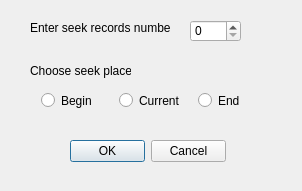
<?xml version="1.0" encoding="UTF-8"?>
<ui version="4.0">
 <class>SeekDialog</class>
 <widget class="QWidget" name="SeekDialog">
  <property name="geometry">
   <rect>
    <x>0</x>
    <y>0</y>
    <width>302</width>
    <height>191</height>
   </rect>
  </property>
  <property name="maximumSize">
   <size>
    <width>319</width>
    <height>191</height>
   </size>
  </property>
  <property name="windowTitle">
   <string>SeekDialog</string>
  </property>
  <widget class="QLabel" name="label">
   <property name="geometry">
    <rect>
     <x>30</x>
     <y>20</y>
     <width>141</width>
     <height>16</height>
    </rect>
   </property>
   <property name="text">
    <string>Enter seek records number:</string>
   </property>
  </widget>
  <widget class="QLabel" name="label_2">
   <property name="geometry">
    <rect>
     <x>30</x>
     <y>60</y>
     <width>101</width>
     <height>21</height>
    </rect>
   </property>
   <property name="text">
    <string>Choose seek place:</string>
   </property>
  </widget>
  <widget class="QSpinBox" name="spinBox">
   <property name="geometry">
    <rect>
     <x>190</x>
     <y>20</y>
     <width>51</width>
     <height>22</height>
    </rect>
   </property>
  </widget>
  <widget class="QDialogButtonBox" name="buttonBox">
   <property name="geometry">
    <rect>
     <x>70</x>
     <y>140</y>
     <width>156</width>
     <height>23</height>
    </rect>
   </property>
   <property name="standardButtons">
    <set>QDialogButtonBox::Cancel|QDialogButtonBox::Ok</set>
   </property>
  </widget>
  <widget class="QWidget" name="">
   <property name="geometry">
    <rect>
     <x>30</x>
     <y>80</y>
     <width>251</width>
     <height>41</height>
    </rect>
   </property>
   <layout class="QHBoxLayout" name="horizontalLayout">
    <item>
     <widget class="QRadioButton" name="radioButtonBegin">
      <property name="text">
       <string>Begin</string>
      </property>
     </widget>
    </item>
    <item>
     <widget class="QRadioButton" name="radioButtonCur">
      <property name="text">
       <string>Current</string>
      </property>
     </widget>
    </item>
    <item>
     <widget class="QRadioButton" name="radioButtonEnd">
      <property name="text">
       <string>End</string>
      </property>
     </widget>
    </item>
   </layout>
  </widget>
 </widget>
 <layoutdefault spacing="6" margin="11"/>
 <resources/>
 <connections>
  <connection>
   <sender>buttonBox</sender>
   <signal>rejected()</signal>
   <receiver>SeekDialog</receiver>
   <slot>close()</slot>
   <hints>
    <hint type="sourcelabel">
     <x>147</x>
     <y>151</y>
    </hint>
    <hint type="destinationlabel">
     <x>150</x>
     <y>95</y>
    </hint>
   </hints>
  </connection>
 </connections>
</ui>
